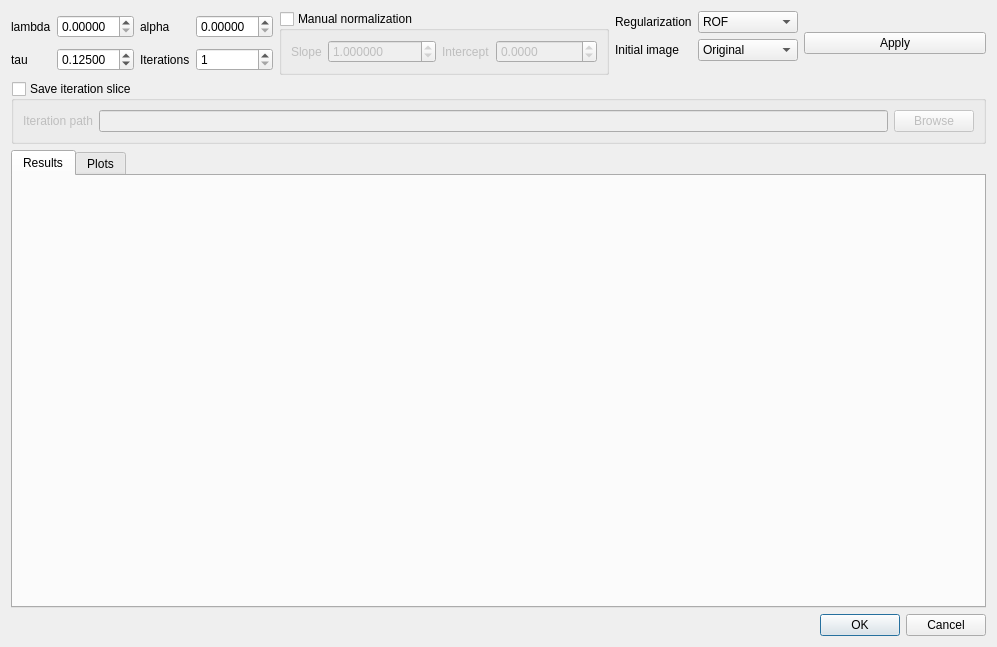
<?xml version="1.0" encoding="UTF-8"?>
<ui version="4.0">
 <class>ISSFilterDlg</class>
 <widget class="QDialog" name="ISSFilterDlg">
  <property name="geometry">
   <rect>
    <x>0</x>
    <y>0</y>
    <width>997</width>
    <height>647</height>
   </rect>
  </property>
  <property name="windowTitle">
   <string>Configure Inverse Scale Space filter</string>
  </property>
  <layout class="QVBoxLayout" name="verticalLayout_2">
   <item>
    <layout class="QHBoxLayout" name="horizontalLayout_4">
     <item>
      <layout class="QGridLayout" name="gridLayout">
       <item row="0" column="3">
        <widget class="QDoubleSpinBox" name="doubleSpinBox_alpha">
         <property name="decimals">
          <number>5</number>
         </property>
        </widget>
       </item>
       <item row="0" column="1">
        <widget class="QDoubleSpinBox" name="doubleSpinBox_lambda">
         <property name="decimals">
          <number>5</number>
         </property>
        </widget>
       </item>
       <item row="0" column="2">
        <widget class="QLabel" name="label_2">
         <property name="text">
          <string>alpha</string>
         </property>
        </widget>
       </item>
       <item row="0" column="0">
        <widget class="QLabel" name="label">
         <property name="text">
          <string>lambda</string>
         </property>
        </widget>
       </item>
       <item row="1" column="0">
        <widget class="QLabel" name="label_5">
         <property name="text">
          <string>tau</string>
         </property>
        </widget>
       </item>
       <item row="1" column="1">
        <widget class="QDoubleSpinBox" name="doubleSpinBox_tau">
         <property name="decimals">
          <number>5</number>
         </property>
         <property name="value">
          <double>0.125000000000000</double>
         </property>
        </widget>
       </item>
       <item row="1" column="3">
        <widget class="QSpinBox" name="spinBox_iterations">
         <property name="minimum">
          <number>1</number>
         </property>
         <property name="maximum">
          <number>9999</number>
         </property>
        </widget>
       </item>
       <item row="1" column="2">
        <widget class="QLabel" name="label_6">
         <property name="text">
          <string>Iterations</string>
         </property>
        </widget>
       </item>
      </layout>
     </item>
     <item>
      <widget class="QGroupBox" name="groupBox_normalization">
       <property name="title">
        <string>Manual normalization</string>
       </property>
       <property name="flat">
        <bool>true</bool>
       </property>
       <property name="checkable">
        <bool>true</bool>
       </property>
       <property name="checked">
        <bool>false</bool>
       </property>
       <layout class="QHBoxLayout" name="horizontalLayout_2">
        <item>
         <widget class="QLabel" name="label_3">
          <property name="text">
           <string>Slope</string>
          </property>
         </widget>
        </item>
        <item>
         <widget class="QDoubleSpinBox" name="doubleSpinBox_slope">
          <property name="decimals">
           <number>6</number>
          </property>
          <property name="minimum">
           <double>-99999.000000000000000</double>
          </property>
          <property name="maximum">
           <double>99999.000000000000000</double>
          </property>
          <property name="singleStep">
           <double>0.050000000000000</double>
          </property>
          <property name="value">
           <double>1.000000000000000</double>
          </property>
         </widget>
        </item>
        <item>
         <widget class="QLabel" name="label_4">
          <property name="text">
           <string>Intercept</string>
          </property>
         </widget>
        </item>
        <item>
         <widget class="QDoubleSpinBox" name="doubleSpinBox_intercept">
          <property name="decimals">
           <number>4</number>
          </property>
          <property name="minimum">
           <double>-999999.000000000000000</double>
          </property>
          <property name="maximum">
           <double>999999.000000000000000</double>
          </property>
         </widget>
        </item>
       </layout>
      </widget>
     </item>
     <item>
      <layout class="QFormLayout" name="formLayout">
       <item row="0" column="0">
        <widget class="QLabel" name="label_7">
         <property name="text">
          <string>Regularization</string>
         </property>
        </widget>
       </item>
       <item row="0" column="1">
        <widget class="QComboBox" name="comboBox_regularization">
         <property name="currentIndex">
          <number>1</number>
         </property>
         <item>
          <property name="text">
           <string>TV-1</string>
          </property>
         </item>
         <item>
          <property name="text">
           <string>ROF</string>
          </property>
         </item>
        </widget>
       </item>
       <item row="1" column="0">
        <widget class="QLabel" name="label_8">
         <property name="text">
          <string>Initial image</string>
         </property>
        </widget>
       </item>
       <item row="1" column="1">
        <widget class="QComboBox" name="comboBox_initialImage">
         <property name="currentIndex">
          <number>0</number>
         </property>
         <item>
          <property name="text">
           <string>Original</string>
          </property>
         </item>
         <item>
          <property name="text">
           <string>Blank</string>
          </property>
         </item>
        </widget>
       </item>
      </layout>
     </item>
     <item>
      <widget class="QPushButton" name="pushButton_Apply">
       <property name="text">
        <string>Apply</string>
       </property>
      </widget>
     </item>
    </layout>
   </item>
   <item>
    <widget class="QGroupBox" name="groupBox_saveIterations">
     <property name="title">
      <string>Save iteration slice</string>
     </property>
     <property name="flat">
      <bool>true</bool>
     </property>
     <property name="checkable">
      <bool>true</bool>
     </property>
     <property name="checked">
      <bool>false</bool>
     </property>
     <layout class="QHBoxLayout" name="horizontalLayout_3">
      <item>
       <layout class="QHBoxLayout" name="horizontalLayout">
        <item>
         <widget class="QLabel" name="label_9">
          <property name="text">
           <string>Iteration path</string>
          </property>
         </widget>
        </item>
        <item>
         <widget class="QLineEdit" name="lineEdit_iterationPath"/>
        </item>
        <item>
         <widget class="QPushButton" name="pushButton_browseIterationPath">
          <property name="text">
           <string>Browse</string>
          </property>
         </widget>
        </item>
       </layout>
      </item>
     </layout>
    </widget>
   </item>
   <item>
    <widget class="QTabWidget" name="tabWidget">
     <property name="currentIndex">
      <number>0</number>
     </property>
     <widget class="QWidget" name="tab_2">
      <attribute name="title">
       <string>Results</string>
      </attribute>
      <layout class="QVBoxLayout" name="verticalLayout_3">
       <item>
        <widget class="QtAddons::CompareVolumeViewer" name="volumesViewer" native="true"/>
       </item>
      </layout>
     </widget>
     <widget class="QWidget" name="tab_3">
      <attribute name="title">
       <string>Plots</string>
      </attribute>
      <layout class="QVBoxLayout" name="verticalLayout">
       <item>
        <layout class="QHBoxLayout" name="horizontalLayout_5">
         <item>
          <layout class="QVBoxLayout" name="verticalLayout_4">
           <item>
            <widget class="QLabel" name="label_10">
             <property name="text">
              <string>Image histogram</string>
             </property>
            </widget>
           </item>
           <item>
            <widget class="QtAddons::PlotWidget" name="plotHistogram" native="true"/>
           </item>
          </layout>
         </item>
         <item>
          <layout class="QVBoxLayout" name="verticalLayout_5">
           <item>
            <widget class="QLabel" name="label_11">
             <property name="text">
              <string>Error plot</string>
             </property>
            </widget>
           </item>
           <item>
            <widget class="QtAddons::PlotWidget" name="plotError" native="true"/>
           </item>
          </layout>
         </item>
        </layout>
       </item>
      </layout>
     </widget>
    </widget>
   </item>
   <item>
    <widget class="QDialogButtonBox" name="buttonBox">
     <property name="layoutDirection">
      <enum>Qt::LeftToRight</enum>
     </property>
     <property name="orientation">
      <enum>Qt::Horizontal</enum>
     </property>
     <property name="standardButtons">
      <set>QDialogButtonBox::Cancel|QDialogButtonBox::Ok</set>
     </property>
    </widget>
   </item>
  </layout>
 </widget>
 <customwidgets>
  <customwidget>
   <class>QtAddons::CompareVolumeViewer</class>
   <extends>QWidget</extends>
   <header location="global">comparevolumeviewer.h</header>
   <container>1</container>
  </customwidget>
  <customwidget>
   <class>QtAddons::PlotWidget</class>
   <extends>QWidget</extends>
   <header location="global">plotwidget.h</header>
   <container>1</container>
  </customwidget>
 </customwidgets>
 <resources/>
 <connections>
  <connection>
   <sender>buttonBox</sender>
   <signal>accepted()</signal>
   <receiver>ISSFilterDlg</receiver>
   <slot>accept()</slot>
   <hints>
    <hint type="sourcelabel">
     <x>248</x>
     <y>254</y>
    </hint>
    <hint type="destinationlabel">
     <x>157</x>
     <y>274</y>
    </hint>
   </hints>
  </connection>
  <connection>
   <sender>buttonBox</sender>
   <signal>rejected()</signal>
   <receiver>ISSFilterDlg</receiver>
   <slot>reject()</slot>
   <hints>
    <hint type="sourcelabel">
     <x>316</x>
     <y>260</y>
    </hint>
    <hint type="destinationlabel">
     <x>286</x>
     <y>274</y>
    </hint>
   </hints>
  </connection>
 </connections>
</ui>
